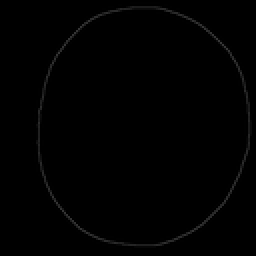
%> input picture TB/border_111.tif, 128 x 128 px, shrunk from 1024 x 1024 before the run (shown 2 times larger)
$ octave --eval "result = testCenter(imread('TB/border_111.tif'));"   (GNU Octave 9; MATLAB toolbox functions it lacks are replaced by stand-ins)
%> lines starting %> are read from the running program, lines starting %| are printed output that depends on the picture; in (x1, y1, x2, y2) boxes, pixels count from 0 and x2, y2 are one past the last pixel; in counts of white or black regions, pixels touching at a corner belong together; the program's own positions count from 1
### connectPoints3.m
%Meaning of this function is to connect points that are close together and
%separated by black pixels
%dist - distance between points
%Connects all points that are separated by a distance less than dist
function [imageData] = connectPoints3(imageData, dist)
points = (find(imageData == 1)).';
length = size(imageData, 1);
%Loop through points
for point = points
    y = mod(point, length);
    if y == 0
        y = length;
    end
    x = ceil(point / length);
    xx = x-dist:x+dist;
    yy = y-dist:y+dist;
    xx(xx < 1) = [];
    yy(yy < 1) = [];
    xx(xx> length) = [];
    yy(yy>length) = [];
    %Points around iterated point
    points2 = reshape(bsxfun(@plus,yy,((xx-1)*length).'),1,[]);
    points2(points2 == point) = [];
    %Loop through points around the point
    for point2 = points2
        %Connect points if it's not a black point
        if imageData(point2) == 1
            y3 = mod(point2, length);
            if y3 == 0
                y3 = length;
            end
            x3 = ceil(point2 / length);
                imageData = shortpath(y, x, y3, x3, imageData);
        end
    end
end
end

### isCompleteCircle.m
%Finds if the circle has a complete circumference
function [isComplete] = isCompleteCircle(imDat)
imDat(512, 512) = 0;
imDat(1) = 0;
imDat = logical(imDat);
imDat = imfill(imDat, [512 512]);

if imDat(1) == 1
    isComplete= (0~=0);
else
    isComplete = (0==0);
end
end

### controlCenter.m
%Attempt to make a master function that completes process an image from
%original picture to final result
function[imageData] = testCenter(imageData)
imageData = edge(imageData, 'Sobel', 0.00025);
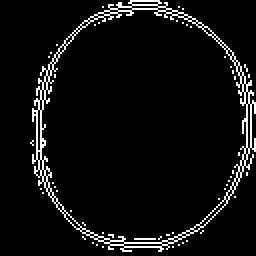
%> imageData: size 128x128 logical (shown 2 times larger); 5.8% white in thin lines or dots, all inside (x1, y1, x2, y2) = (15, 0, 128, 126)
imageData = double(imageData);
counter = 3;
while counter < 5
    imageData = connectPoints3(imageData, counter);
    counter = counter + 1;
end
%> this loop made 2 passes
%> pass 1, in testCenter, `imageData = connectPoints3(imageData, counter);`:
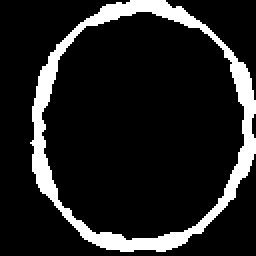
%> imageData: size 128x128 double (shown 2 times larger); values 0 (black) and 1 (white), 13% white; 1 white region, box (x1, y1, x2, y2) and area: (15, 0, 128, 126) 2129
%> pass 2, in testCenter, `imageData = connectPoints3(imageData, counter);`:
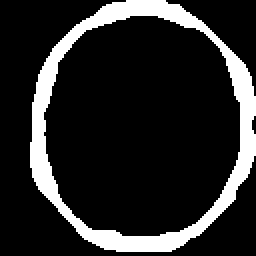
%> imageData: size 128x128 double (shown 2 times larger); values 0 (black) and 1 (white), 15.7% white; 1 white region, box (x1, y1, x2, y2) and area: (15, 0, 128, 126) 2580
%> after the loop, counter = 5
counter = 2;
while ~isCompleteCircle(imageData)
%> in isCompleteCircle, `imDat = logical(imDat);`:
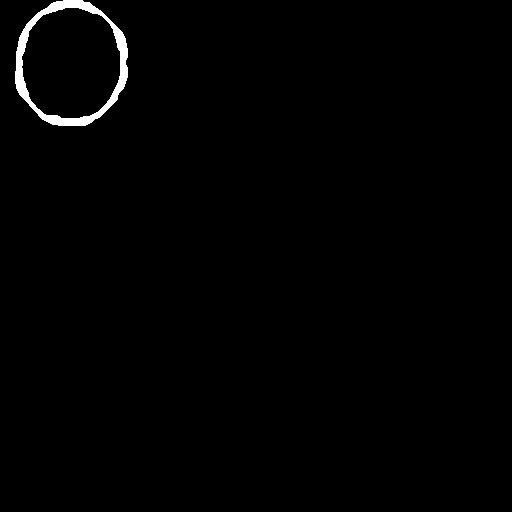
%> imDat: size 512x512 logical; 0.98% white; 1 white region, box (x1, y1, x2, y2) and area: (15, 0, 128, 126) 2580
%> in isCompleteCircle, `imDat = imfill(imDat, [512 512]);`:
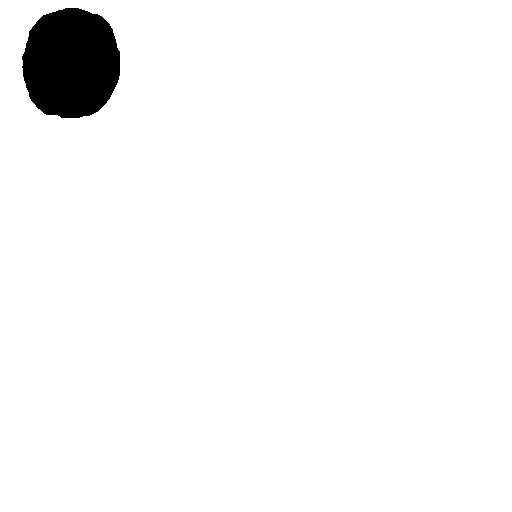
%> imDat: size 512x512 logical; 96.7% white; 1 black region, box (x1, y1, x2, y2) and area: (22, 8, 120, 118) 8707
%> in isCompleteCircle, `isComplete= (0~=0);`: isComplete = false
    imageData = connectPoints3(imageData, counter);
    counter = counter + 1;
end
for ii = 1:3
    imageData = slimCircle4(imageData);
    imageData = connectPoints3(imageData, ii+2);
    imageData = slimCircle3(imageData);
    imageData = connectPoints3(imageData, ii+2);
end
imageData = slimCircle3(imageData);
return;
end
%> (the run ends here)
